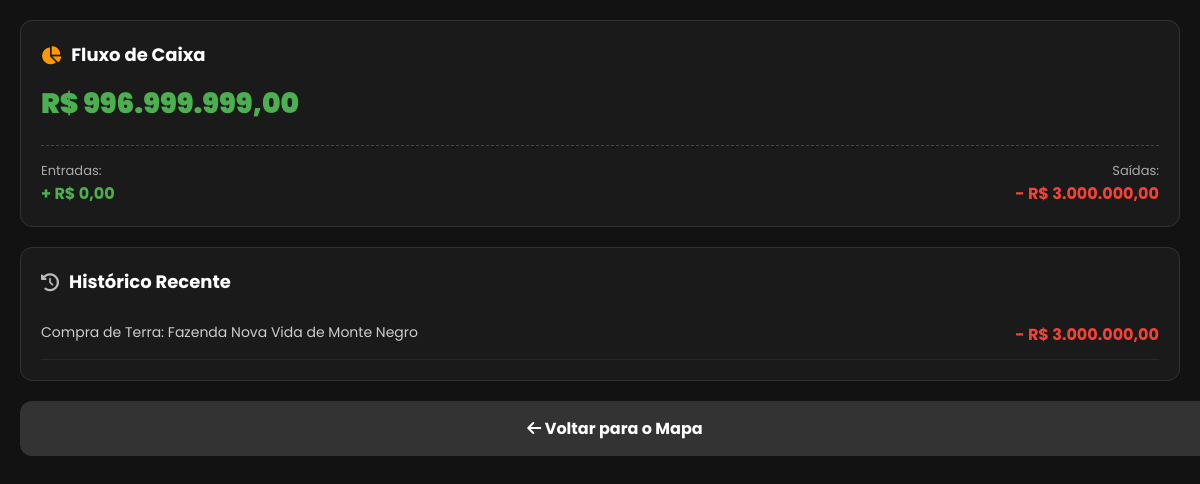
/financeiro (signed in), run on the app's committed database.
### database.py (models this page shows, shortened)
class Jogador(db.Model):
    __tablename__ = 'jogadores'
    id = db.Column(db.Integer, primary_key=True)
    username = db.Column(db.String(50), unique=True, nullable=False)
    email = db.Column(db.String(120), nullable=True)
    senha_hash = db.Column(db.String(128), nullable=False)
    saldo = db.Column(db.Float, default=1000.0)
    nivel = db.Column(db.Integer, default=1)
    xp = db.Column(db.Integer, default=0)
    energia_atual = db.Column(db.Integer, default=100)
    hab_agricultura = db.Column(db.Integer, default=1)
    hab_pecuaria = db.Column(db.Integer, default=1)
    reputacao = db.Column(db.Integer, default=50)
    hora = db.Column(db.Integer, default=6)
    dia = db.Column(db.Integer, default=1)
    mes = db.Column(db.Integer, default=1)
    ano = db.Column(db.Integer, default=2026)
    is_admin = db.Column(db.Boolean, default=False)
    ultima_acao = db.Column(db.DateTime, default=datetime.utcnow)
    propriedades = db.relationship('Propriedade', backref='dono', lazy=True)
    emprestimos = db.relationship('Emprestimo', backref='devedor', lazy=True)
    contratos = db.relationship('Contrato', backref='contratado', lazy=True)

class Transacao(db.Model):
    __tablename__ = 'transacoes'
    id = db.Column(db.Integer, primary_key=True)
    jogador_id = db.Column(db.Integer, db.ForeignKey('jogadores.id'), nullable=False)
    tipo = db.Column(db.String(10), nullable=False)
    valor = db.Column(db.Float, nullable=False)
    descricao = db.Column(db.String(255), nullable=False)
    data = db.Column(db.DateTime, default=datetime.utcnow)
    jogador = db.relationship('Jogador', backref=db.backref('transacoes', lazy=True))

### logica/economia.py (the view)
@economia_bp.route('/financeiro')
def financeiro():
    if 'usuario' not in session:
        return redirect(url_for('login'))
    usuario = Jogador.query.filter_by(username=session['usuario']).first()
    if not usuario:
        return redirect(url_for('login'))
    historico = Transacao.query.filter_by(jogador_id=usuario.id).order_by(Transacao.data.desc()).limit(20).all()
    todas_transacoes = Transacao.query.filter_by(jogador_id=usuario.id).all()
    entradas = sum(t.valor for t in todas_transacoes if t.tipo == 'entrada')
    saidas = sum(t.valor for t in todas_transacoes if t.tipo == 'saida')
    return render_template(
        'financeiro.html',
        user=usuario,
        entradas=entradas,
        saidas=saidas,
        saldo=usuario.saldo,
        historico=historico
    )

### templates/financeiro.html (shortened to what this page needs)
<!DOCTYPE html>
<html lang="pt-BR">
<head>
    <link rel="stylesheet" href="https://cdnjs.cloudflare.com/ajax/libs/font-awesome/6.4.0/css/all.min.css">
</head>
<body>
    <div class="card">
        <div class="card-header"><i class="fas fa-chart-pie" style="color: #ff9800;"></i> Fluxo de Caixa</div>
        <div class="saldo-total">R$ {{ "{:,.2f}".format(saldo).replace(',','v').replace('.',',').replace('v','.') }}</div>
        <div class="fluxo-container">
            <div>
                <div style="color: #aaa; font-size: 13px;">Entradas:</div>
                <div class="entrada-texto">+ R$ {{ "{:,.2f}".format(entradas).replace(',','v').replace('.',',').replace('v','.') }}</div>
            </div>
            <div style="text-align: right;">
                <div style="color: #aaa; font-size: 13px;">Saídas:</div>
                <div class="saida-texto">- R$ {{ "{:,.2f}".format(saidas).replace(',','v').replace('.',',').replace('v','.') }}</div>
            </div>
        </div>
    </div>
    <div class="card">
        <div class="card-header"><i class="fas fa-history" style="color: #bbb;"></i> Histórico Recente</div>
        {% if not historico %}
            <p style="color: #777; font-style: italic; text-align: center; margin: 20px 0;">Nenhuma transação registrada ainda.</p>
        {% else %}
            {% for t in historico %}
                <div class="transacao-item">
                    <span style="color: #ccc;">{{ t.descricao }}</span>
                    {% if t.tipo == 'entrada' %}
                        <b class="entrada-texto">+ R$ {{ "{:,.2f}".format(t.valor).replace(',','v').replace('.',',').replace('v','.') }}</b>
                    {% else %}
                        <b class="saida-texto">- R$ {{ "{:,.2f}".format(t.valor).replace(',','v').replace('.',',').replace('v','.') }}</b>
                    {% endif %}
                </div>
            {% endfor %}
        {% endif %}
    </div>
    <a href="/mapa" class="btn-voltar"><i class="fas fa-arrow-left"></i> Voltar para o Mapa</a>
</body>
</html>

### templates/financeiro.html (style rules this page uses)
body { font-family: 'Poppins', sans-serif; background-color: #121212; color: #fff; margin: 0; padding: 20px; }
.card { background: #1a1a1a; border-radius: 12px; padding: 20px; border: 1px solid #333; margin-bottom: 20px; }
.card-header { font-size: 18px; font-weight: bold; margin-bottom: 15px; display: flex; align-items: center; gap: 10px; }
.saldo-total { font-size: 28px; font-weight: 900; color: #4caf50; margin-bottom: 20px; }
.fluxo-container { display: flex; justify-content: space-between; border-top: 1px dashed #444; padding-top: 15px; }
.entrada-texto { color: #4caf50; font-weight: bold; font-size: 16px; }
.saida-texto { color: #f44336; font-weight: bold; font-size: 16px; }
.transacao-item { display: flex; justify-content: space-between; padding: 12px 0; border-bottom: 1px solid #2a2a2a; font-size: 14px; }
.btn-voltar { display: block; width: 100%; padding: 15px; background: #333; color: #fff; text-align: center; text-decoration: none; border-radius: 12px; font-weight: bold; margin-top: 10px; }

### data on the page
Jogador: saldo "996.999.999,00"
Transacao: descricao "Compra de Terra: Fazenda Nova Vida de Monte Negro", valor "3.000.000,00"
